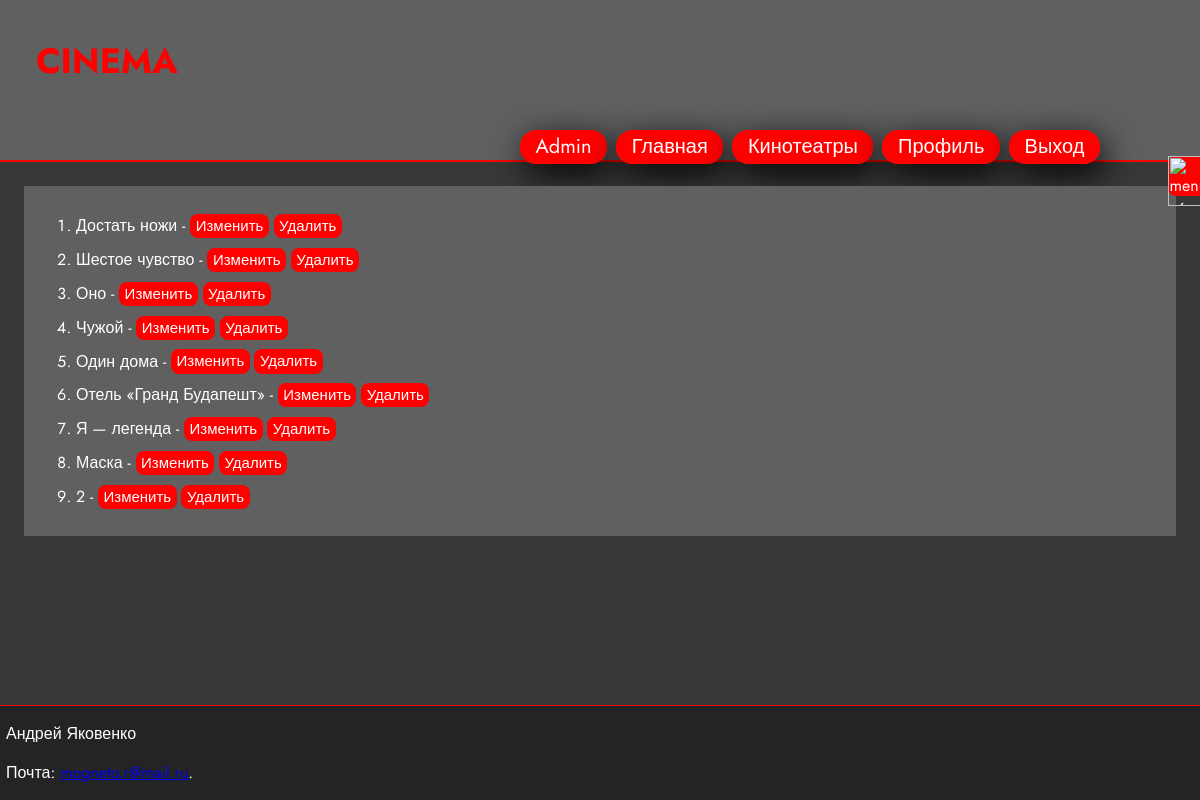
Page /manage/films (signed in) on the earlier database version.
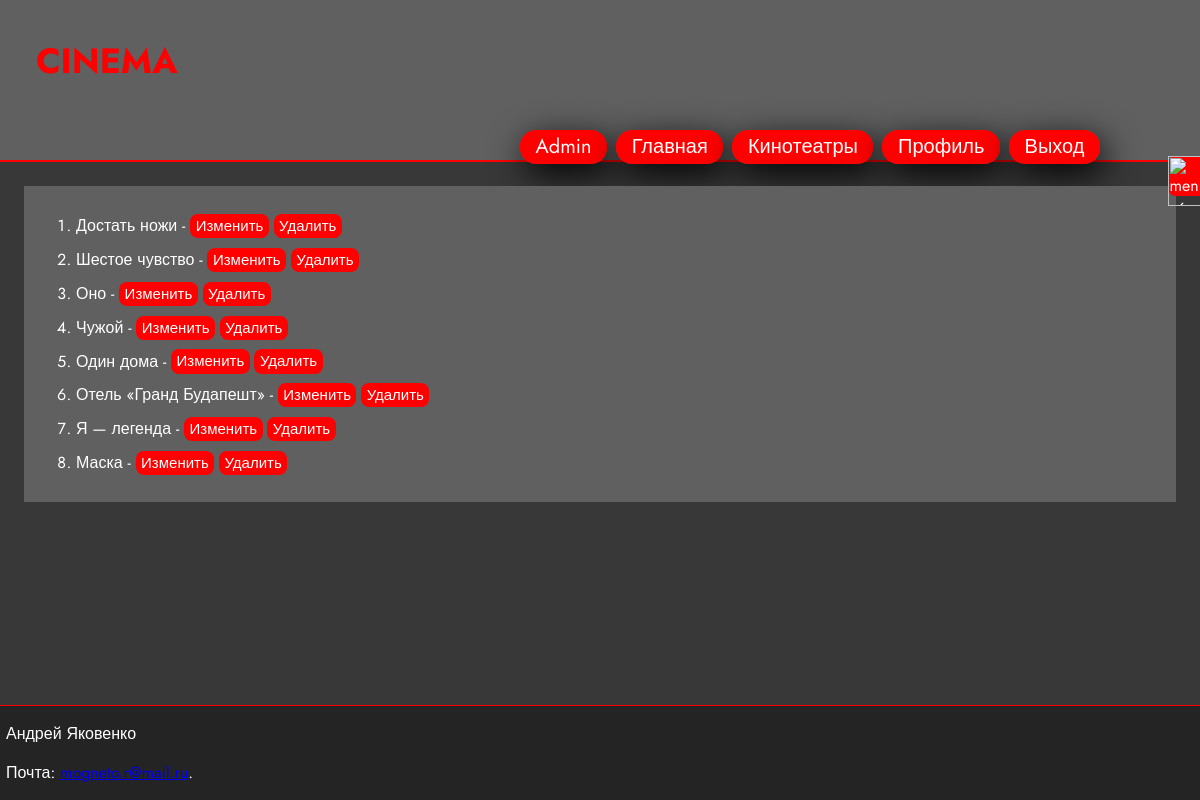
Same page on the later database version.
### card/models.py (models this page shows, shortened)
class Film(models.Model):
    title = models.CharField(max_length=50)
    category = models.ManyToManyField(Category)
    img_url = models.URLField()
    discription =  models.CharField(max_length=1000)
    year = models.IntegerField(null=True)
    country = models.CharField(max_length=50)
    director = models.ManyToManyField(Director)
    duration = models.IntegerField(null=True)

### card/views.py (the view)
# urls.py: path('manage/films', views.film_list, name='film_list' ),
@login_required
@user_passes_test(employer_check)
def film_list(request):
    films = Film.objects.all()
    menu_items = MenuItem.objects.filter(parent__isnull=True)
    return render(request, 'manage/films/film_list.html', {'films': films, 'menu_items': menu_items})

### card/views.py (called while the page is built)
def employer_check(user):
    return user.profile.is_employer

### card/templates/manage/films/film_list.html (shortened to what this page needs)
{% extends "manage/bar.html" %}
{%block content%}
    <div class='list_div'>
        <ol>
            {%for film in films %}
                <li> {{film.title}} -
                    <a href="{% url 'film_update' pk=film.pk%}">Изменить</a>
                    <a href="{% url 'film_delete' pk=film.pk%}">Удалить</a>
                </li>
            {%endfor%}
        </ol>
    </div>
{%endblock%}

Differences in the rows shown:
removed Film: title "2"
